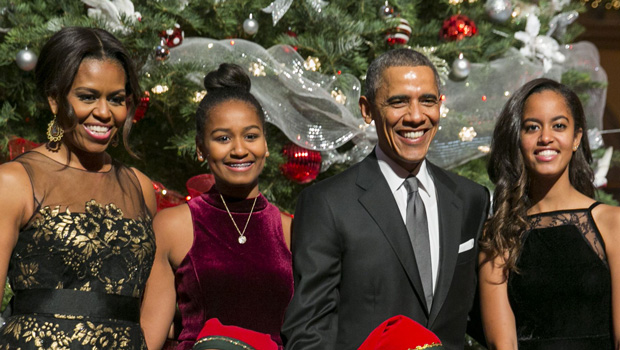
#> input picture Computer-Vision/Opencv/Basic Image Processing/Image.jpg, 620 x 350 px
$ python sharpening.py
#> lines starting #> are read from the running program, lines starting #| are printed output that depends on the picture
import numpy as np
import cv2

sharpen_kernel=np.array([[-1,-1,-1],[-1,9,-1],[-1,-1,-1]])

im=cv2.imread('Image.jpg')
#> im is the input picture: shape (350, 620, 3); mean B, G, R 57.2, 71.8, 87.7

img=cv2.filter2D(im,-1,sharpen_kernel)
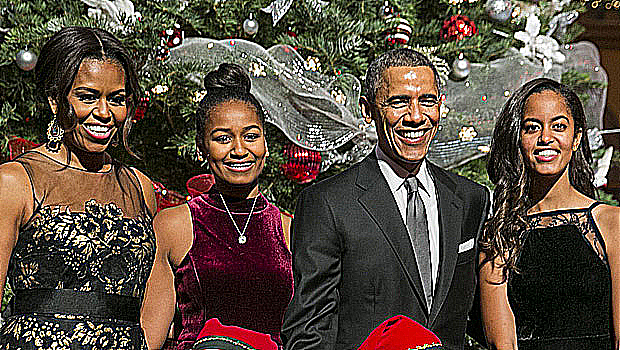
#> img: shape (350, 620, 3); mean B, G, R 63.8, 75.7, 89.6

#Applying canny Algotithm

img1=cv2.Canny(img,100,200)
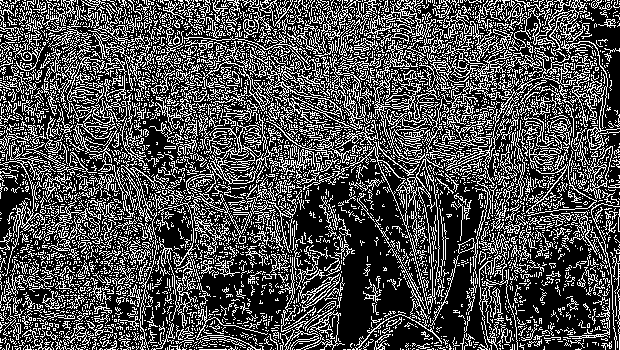
#> img1: shape (350, 620); 30.3% white in thin lines or dots

cv2.imshow('Sharpened Edges',img)

cv2.waitKey(0)
cv2.destroyAllWindows()

$ run again, with Computer-Vision/Opencv/Basic Image Processing/brazing.jpg copied over Computer-Vision/Opencv/Basic Image Processing/Image.jpg
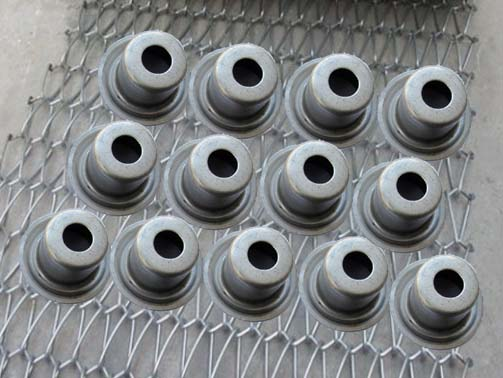
#> input picture Computer-Vision/Opencv/Basic Image Processing/brazing.jpg, 503 x 378 px
#> im is the input picture: shape (378, 503, 3); mean B, G, R 131.5, 130.2, 127.5
#> `img=cv2.filter2D(im,-1,sharpen_kernel)`:
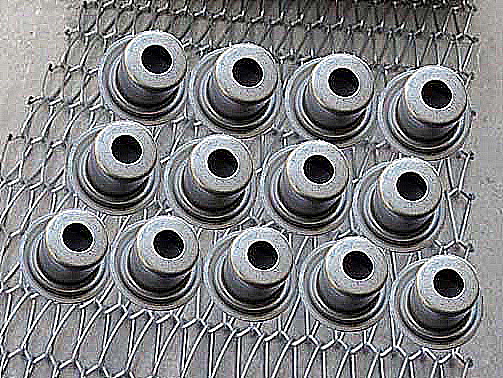
#> img: shape (378, 503, 3); mean B, G, R 129.3, 128.3, 126
#> `img1=cv2.Canny(img,100,200)`:
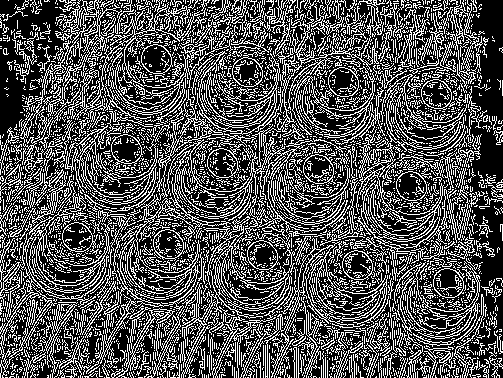
#> img1: shape (378, 503); 32.4% white in thin lines or dots

$ run again, with Computer-Vision/Opencv/Basic Image Processing/brazing1.JPG copied over Computer-Vision/Opencv/Basic Image Processing/Image.jpg
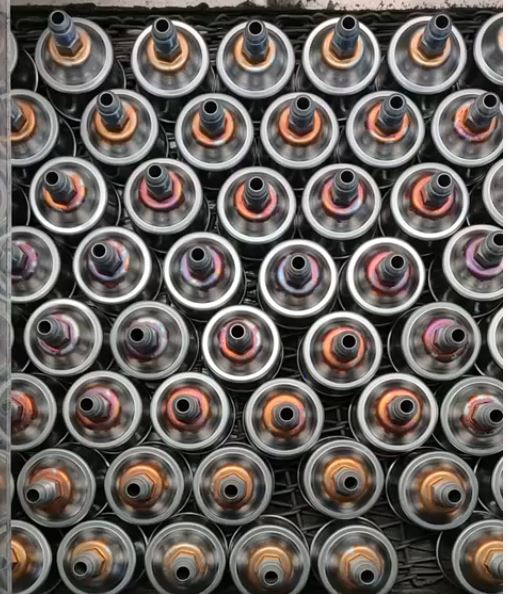
#> input picture Computer-Vision/Opencv/Basic Image Processing/brazing1.JPG, 507 x 594 px
#> im is the input picture: shape (594, 507, 3); mean B, G, R 92.7, 96.6, 103
#> `img=cv2.filter2D(im,-1,sharpen_kernel)`:
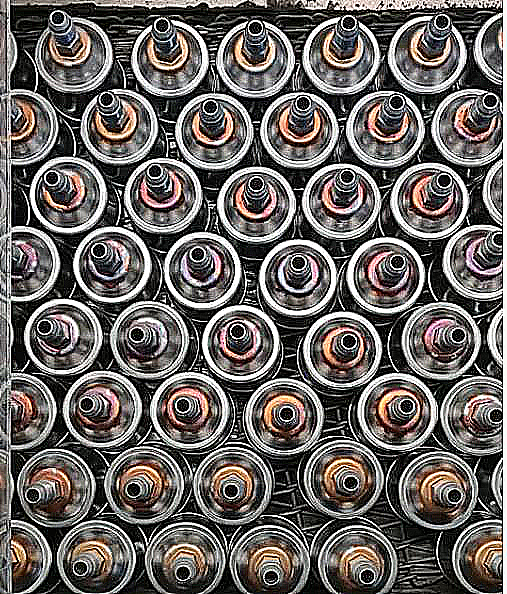
#> img: shape (594, 507, 3); mean B, G, R 97.3, 100.1, 104.8
#> `img1=cv2.Canny(img,100,200)`:
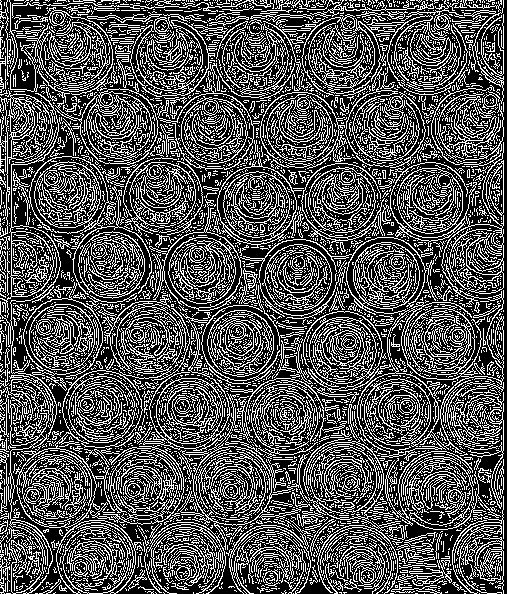
#> img1: shape (594, 507); 32.9% white in thin lines or dots

$ run again, with Computer-Vision/Opencv/Basic Image Processing/brazing2.JPG copied over Computer-Vision/Opencv/Basic Image Processing/Image.jpg
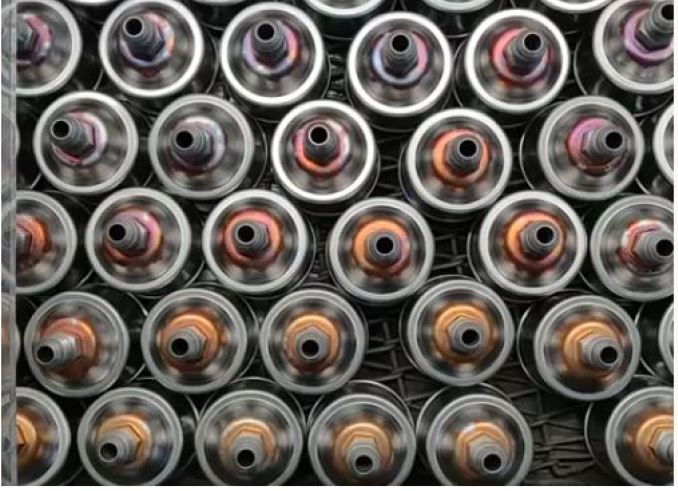
#> input picture Computer-Vision/Opencv/Basic Image Processing/brazing2.JPG, 678 x 491 px
#> im is the input picture: shape (491, 678, 3); mean B, G, R 90.6, 95.2, 101.4
#> `img=cv2.filter2D(im,-1,sharpen_kernel)`:
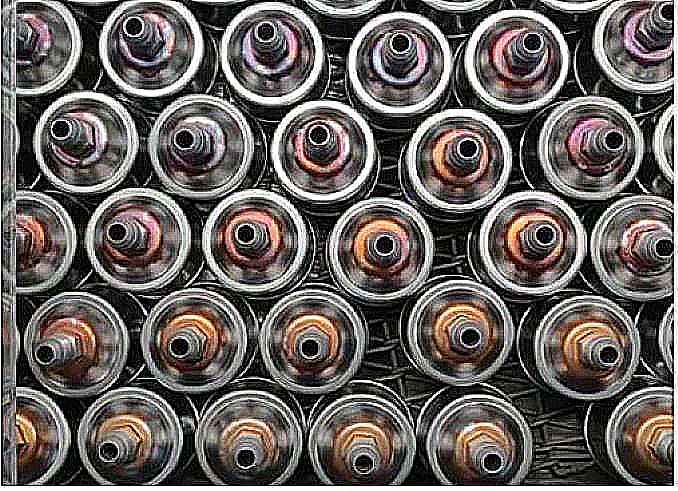
#> img: shape (491, 678, 3); mean B, G, R 92.7, 96.6, 102.3
#> `img1=cv2.Canny(img,100,200)`:
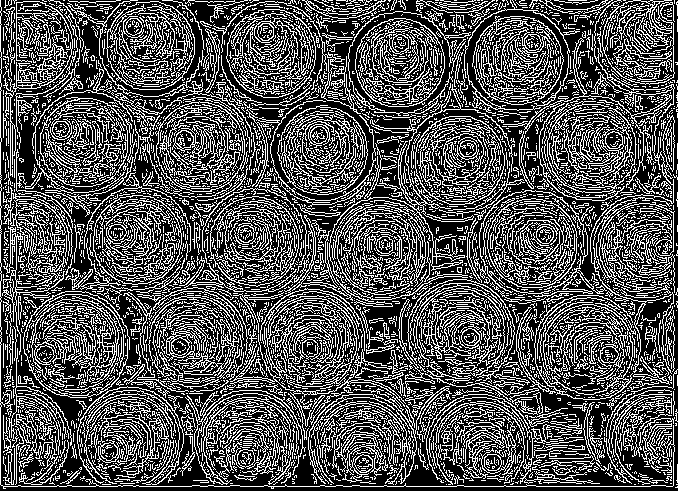
#> img1: shape (491, 678); 32.6% white in thin lines or dots
